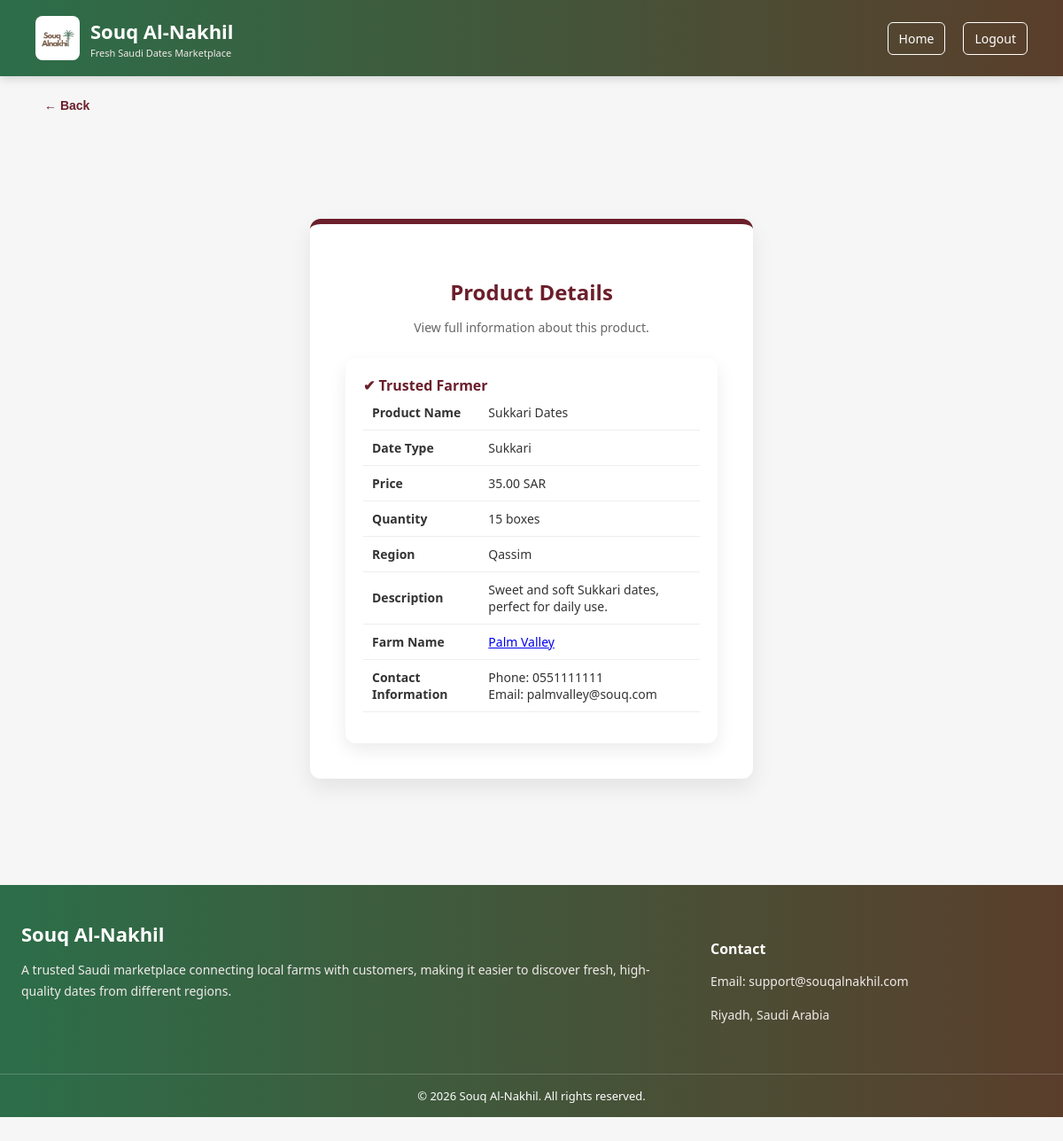
Screenshot of /product-details.php?id=10 with the database file from the repository.
### tables this page shows
CREATE TABLE `products` (
  `id` int(11) NOT NULL,
  `farm_id` int(11) NOT NULL,
  `product_name` varchar(100) NOT NULL,
  `date_type` enum('Ajwa','Sukkari','Khalas') NOT NULL,
  `price` decimal(10,2) NOT NULL,
  `quantity` int(11) NOT NULL,
  `description` text NOT NULL,
  `image` varchar(255) DEFAULT NULL
);

CREATE TABLE `farms` (
  `id` int(11) NOT NULL,
  `farmer_user_id` int(11) NOT NULL,
  `farm_name` varchar(100) NOT NULL,
  `region` enum('Najd','Qassim','Al-Ahsa') NOT NULL,
  `farm_description` text NOT NULL,
  `contact_phone` varchar(20) DEFAULT NULL,
  `contact_email` varchar(100) DEFAULT NULL,
  `is_verified` tinyint(1) DEFAULT 0
);

### product-details.php (the view, shortened to what this page needs)
<?php
include("config.php");
$product_id = (int) $_GET['id'];
$sql = "SELECT
            p.id,
            p.product_name,
            p.date_type,
            p.price,
            p.quantity,
            p.description,
            f.id AS farm_id,
            f.farm_name,
            f.region,
            f.contact_phone,
            f.contact_email,
            f.is_verified
        FROM products p
        INNER JOIN farms f ON p.farm_id = f.id
        WHERE p.id = $product_id
        LIMIT 1";
$result = mysqli_query($conn, $sql);
$product = mysqli_fetch_assoc($result);
?>
<!DOCTYPE html>
<html lang="en">
<head>
  <link rel="stylesheet" href="style.css">
</head>
<body>
<header class="site-header">
  <div class="header-container">
    <a href="home.php" class="brand">
      <img src="logo.png" alt="Souq Al-Nakhil Logo" class="brand-logo">
      <div class="brand-text">
        <span class="brand-title">Souq Al-Nakhil</span>
        <span class="brand-subtitle">Fresh Saudi Dates Marketplace</span>
      </div>
    </a>
    <nav class="site-nav">
      <a href="home.php" class="nav-btn nav-btn-outline">Home</a>
      <a href="login.html" class="nav-btn nav-btn-outline">Logout</a>
    </nav>
  </div>
</header>
<div class="back-wrap">
  <button type="button" class="back-btn" onclick="history.back()">← Back</button>
</div>
<div class="container details-container">
  <h2>Product Details</h2>
  <p class="subtitle">View full information about this product.</p>
  <div class="details-card">
    <?php if ((int)$product['is_verified'] === 1) { ?>
      <span class="trusted-badge">✔ Trusted Farmer</span>
    <?php } ?>
    <table class="details-table">
      <tr>
        <td><strong>Product Name</strong></td>
        <td><?php echo htmlspecialchars($product['product_name']); ?></td>
      </tr>
      <tr>
        <td><strong>Date Type</strong></td>
        <td><?php echo htmlspecialchars($product['date_type']); ?></td>
      </tr>
      <tr>
        <td><strong>Price</strong></td>
        <td><?php echo htmlspecialchars($product['price']); ?> SAR</td>
      </tr>
      <tr>
        <td><strong>Quantity</strong></td>
        <td><?php echo htmlspecialchars($product['quantity']); ?> boxes</td>
      </tr>
      <tr>
        <td><strong>Region</strong></td>
        <td><?php echo htmlspecialchars($product['region']); ?></td>
      </tr>
      <tr>
        <td><strong>Description</strong></td>
        <td><?php echo htmlspecialchars($product['description']); ?></td>
      </tr>
      <tr>
        <td><strong>Farm Name</strong></td>
        <td>
          <a href="farm-details.php?id=<?php echo $product['farm_id']; ?>" class="farm-link">
            <?php echo htmlspecialchars($product['farm_name']); ?>
          </a>
        </td>
      </tr>
      <tr>
        <td><strong>Contact Information</strong></td>
        <td>
          <?php if (!empty($product['contact_phone']) || !empty($product['contact_email'])) { ?>
            <div class="contact-available">
              <?php if (!empty($product['contact_phone'])) { ?>
                Phone: <?php echo htmlspecialchars($product['contact_phone']); ?><br>
              <?php } ?>
              <?php if (!empty($product['contact_email'])) { ?>
                Email: <?php echo htmlspecialchars($product['contact_email']); ?>
              <?php } ?>
            </div>
          <?php } else { ?>
            <div class="no-contact">
              Contact information is not available.
            </div>
          <?php } ?>
        </td>
      </tr>
    </table>
  </div>
</div>
<footer class="site-footer">
  <div class="footer-container">
    <div class="footer-brand">
      <h3>Souq Al-Nakhil</h3>
      <p>
        A trusted Saudi marketplace connecting local farms with customers,
        making it easier to discover fresh, high-quality dates from different regions.
      </p>
    </div>
    <div class="footer-contact">
      <h4>Contact</h4>
      <p>Email: support@souqalnakhil.com</p>
      <p>Riyadh, Saudi Arabia</p>
    </div>
  </div>
  <div class="footer-bottom">
    <p>© 2026 Souq Al-Nakhil. All rights reserved.</p>
  </div>
</footer>
</body>
</html>

### style.css (style rules this page uses)
body { margin:0; font-family:'Segoe UI', Arial, sans-serif; background:#f5f6f5; padding-bottom:80px; color:#333; }
body { margin:0; font-family:'Segoe UI', Arial, sans-serif; background:#f5f6f5; color:#333; }
.site-header { position: sticky; top: 0; z-index: 1000; width: 100%; background: linear-gradient(90deg,#2c6e49,#5a3e2b); box-shadow: 0 3px 10px rgba(0,0,0,0.15); }
.header-container { max-width:1200px; margin:0 auto; padding:18px 40px; display:flex; justify-content:space-between; align-items:center; }
.brand { display:flex; align-items:center; gap:12px; text-decoration:none; }
.brand-logo { width:42px; height:42px; object-fit:contain; border-radius:8px; background:white; padding:4px; }
.brand-title { font-size:22px; font-weight:700; color:white; }
.brand-subtitle { font-size:11px; color:#f3eaea; margin-top:2px; }
.site-nav { display:flex; gap:20px; align-items:center; }
.site-nav a { color:white; text-decoration:none; font-size:14px; font-weight:500; padding:8px 12px; border-radius:6px; transition:0.2s; }
.nav-btn-outline { border:1px solid white; }
.site-footer { background: linear-gradient(90deg,#2c6e49,#5a3e2b); color:white; margin-top:60px; }
.footer-container { max-width:1200px; margin:0 auto; padding:40px 24px; display:grid; grid-template-columns:2fr 1fr; gap:30px; }
.footer-brand h3 { margin:0 0 10px; font-size:22px; }
.footer-brand p, .footer-contact p { font-size:14px; line-height:1.7; color:#f0eaea; }
.footer-contact h4 { margin-bottom:10px; }
.footer-bottom { text-align:center; padding:15px; border-top:1px solid rgba(255,255,255,0.2); }
.footer-bottom p { margin:0; font-size:13px; }
.container { background:white; padding:40px; border-radius:12px; max-width:420px; margin:120px auto 60px; box-shadow:0 10px 25px rgba(0,0,0,0.08); border-top:6px solid #6b1f2b; }
h2 { text-align:center; color:#6b1f2b; margin-bottom:8px; font-size:24px; }
.subtitle { text-align:center; font-size:14px; color:#666; margin-bottom:25px; }
button { width:100%; padding:12px; margin-top:15px; background:#6b1f2b; color:white; border:none; border-radius:6px; font-size:16px; cursor:pointer; transition:0.2s; }
.details-card, details-card { background:white; padding:20px; border-radius:12px; box-shadow:0 8px 20px rgba(0,0,0,0.08); margin-top:10px; }
.details-table { width:100%; border-collapse:collapse; margin-bottom:15px; }
.details-table td { padding:10px; border-bottom:1px solid #eee; font-size:14px; }
.trusted-badge { color:#6b1f2b; font-weight:bold; margin-top:10px; }
.container { background:white; padding:40px; border-radius:12px; max-width:420px; margin:120px auto; box-shadow:0 10px 25px rgba(0,0,0,0.08); border-top:6px solid #6b1f2b; }
.site-header { position:sticky; top:0; z-index:1000; }
.brand-text { display:flex; flex-direction:column; }
.site-nav { flex-wrap:wrap; }
.site-footer { margin-top:40px; }
.back-wrap { max-width:1100px; margin:10px auto; padding:0 24px; display:flex; justify-content:flex-start; }
.back-btn { background:none !important; border:none; color:#6b1f2b; font-size:14px; font-weight:600; cursor:pointer; padding:0; width:auto !important; display:inline-block; }

### rows the page displays
products: product_name "Sukkari Dates", date_type "Sukkari", price "35.00", quantity "15", farm.region "Qassim", description "Sweet and soft Sukkari dates, perfect for daily use.", farm.farm_name "Palm Valley", farm.contact_phone "0551111111", farm.contact_email "palmvalley@souq.com"
